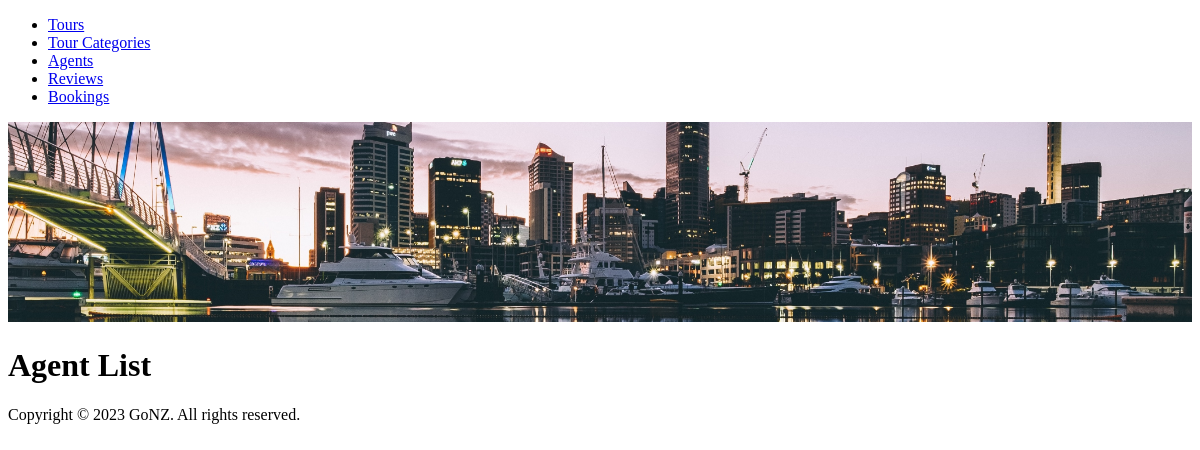
/agents/list/, run on an earlier commit of the app's database.
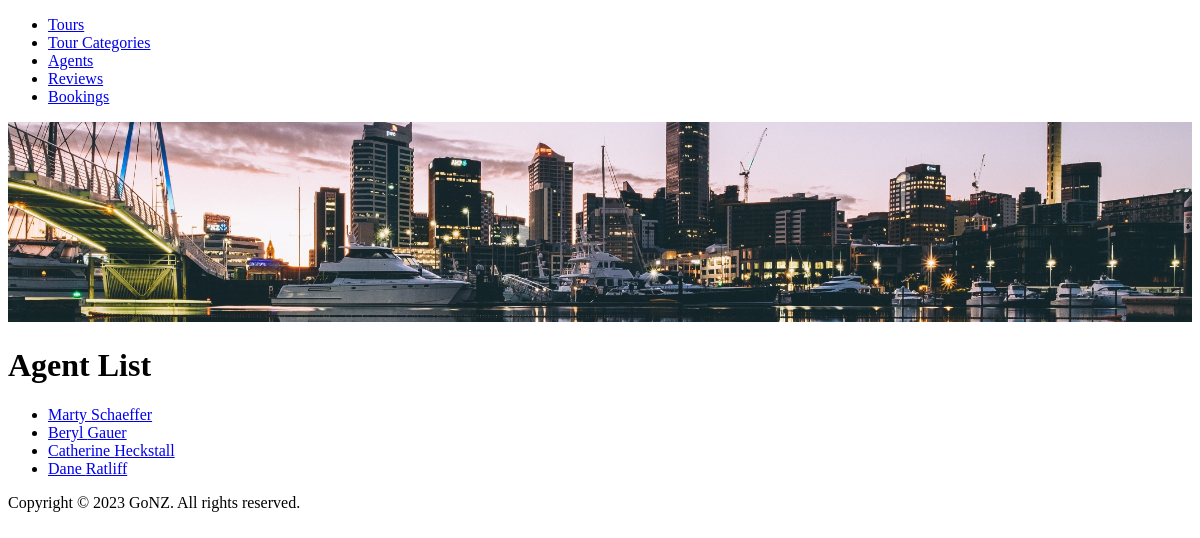
And on a later commit of the database.
### tour/models.py (models this page shows, shortened)
class Agents(models.Model):
    firstName = models.CharField(max_length=50)
    lastName = models.CharField(max_length=50)
    user = models.OneToOneField(
        User, on_delete=models.CASCADE, related_name='user')

### tour/views.py (the view)
# urls.py: path('agents/list/', AgentListView.as_view(), name="agent_list"),
class AgentListView(ListView):
    model = Agents
    template_name = 'tours/agent_list.html'
    context_object_name = 'agentss'

### tour/templates/tours/agent_list.html (shortened to what this page needs)
{% extends 'base.html' %}
{% block content %}
<h1>Agent List</h1>
    <ul>
        {% for agent in agentss %}
            <li><a href="{% url 'agent_detail' pk=agent.pk %}">{{ agent.firstName }} {{ agent.lastName }}</a></li>
        {% endfor %}
    </ul>
{% endblock %}

What changed in the data, as far as the page shows it:
added Agents: firstName "Marty", lastName "Schaeffer"
added Agents: firstName "Beryl", lastName "Gauer"
added Agents: firstName "Catherine", lastName "Heckstall"
added Agents: firstName "Dane", lastName "Ratliff"
